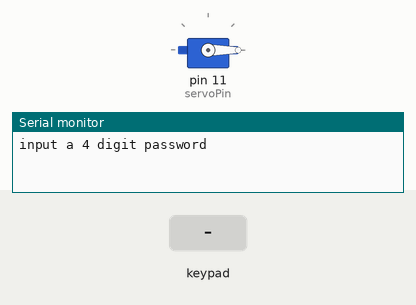
Bench run of a sketch on a simulated Arduino Uno, built with avr-gcc and run on an emulated ATmega328P. Shown: servo, the last lines printed to the serial monitor. Inputs (shaded band) come from the test bench.

Above: at 1.2 s.
1.3 s: keypad keys 7 8 4 5 pressed 0.4 s apart
At 3.5 s:
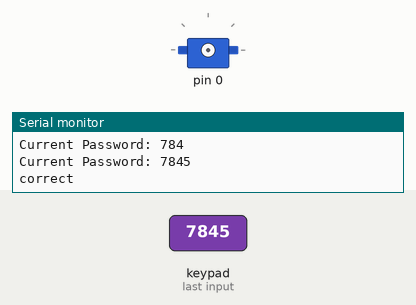
Timing chart, 0 to 5.0 s (numbered marks = the images above; inputs shaded):
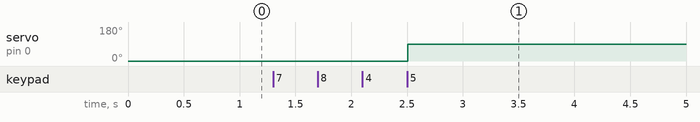

The sketch:

KeyPadServos.ino
```cpp
#include <Keypad.h>
#include <Servo.h>
//4 rows on keypad
const byte ROWS = 4;
//4 columns on keypad
const byte COLUMNS = 4;

char hexKey[ROWS][COLUMNS] = {
 {'1','2','3','A'},
{'4','5','6','B'},
{'7','8','9','C'},
{'*','0','#','D'} };

byte rowPins[ROWS] = {9,8,7,6};//connect to row pinouts
byte colPins[COLUMNS] = {5,4,3,2};//connect to column pinout

Keypad customKeypad = Keypad(makeKeymap(hexKey),rowPins,colPins,ROWS,COLUMNS);

Servo servo;
int servoPin = 11;

char password[4] = "";
char correct[] = "7845";
void setup() {
  // put your setup code here, to run once:
  Serial.begin(9600);
  servo.attach(servoPin);
  servo.write(0);
  Serial.println("input a 4 digit password");

}

void loop() {
  // put your main code here, to run repeatedly:
  char customKey = customKeypad.getKey();
  //check if the key is true
  if(customKey) {
    if (strlen(password) <= 4) {
    strncat(password,&customKey,1);
    Serial.print("Current Password: ");
    Serial.println(password);
    }
    if (strlen(password) == 4 ) {
      if (strcmp(correct,password) == 0) {
        Serial.println("correct");
        servo.write(180);
        delay(8000);
        servo.write(0);
      } else {
      Serial.println("Incorrect, Retype Another password");
      }
      Serial.println("");
      memset(password,0, 4);
    }
  }
}
```

Measured:
- after the input at 1.3 s, servo on pin 0: 0° → 90° after 1.2 s
